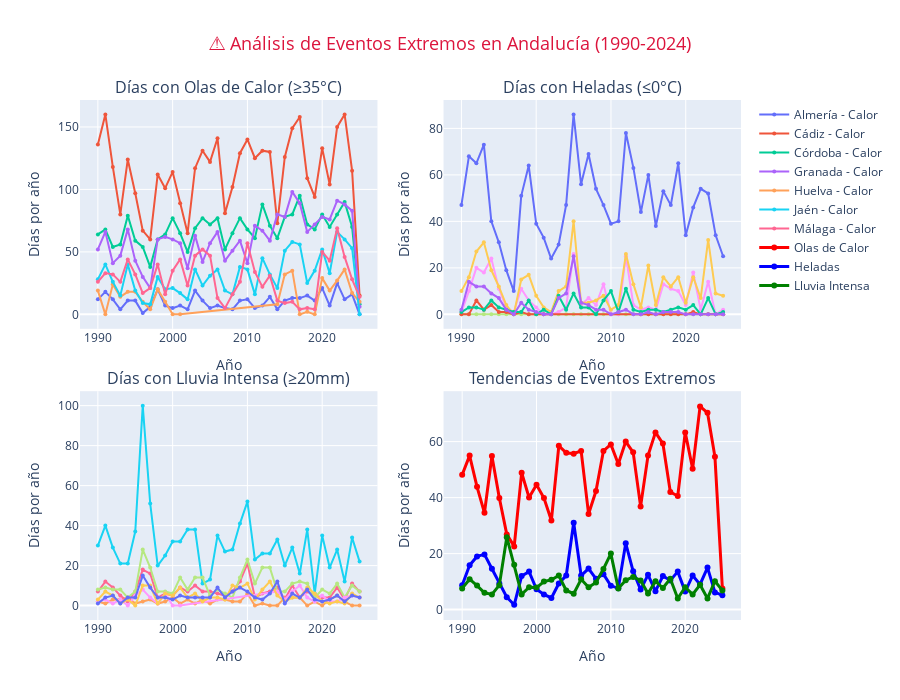

Here is the notebook cell this chart was saved with:
### Code cell
### 5.2 Análisis de Eventos Extremos y Riesgos Agrícolas

print("⚠️ Analizando eventos extremos y riesgos para la agricultura...")

# Definir umbrales de eventos extremos
umbrales_extremos = {
    'ola_calor': 35,        # Temperatura máxima ≥ 35°C
    'calor_extremo': 40,    # Temperatura máxima ≥ 40°C
    'helada': 0,            # Temperatura mínima ≤ 0°C
    'helada_severa': -5,    # Temperatura mínima ≤ -5°C
    'sequia_diaria': 1,     # Días sin precipitación significativa
    'lluvia_intensa': 20,   # Precipitación diaria ≥ 20mm
    'lluvia_extrema': 50    # Precipitación diaria ≥ 50mm
}

# Calcular eventos extremos
andalucia_df['EVENTO_OLA_CALOR'] = (andalucia_df['TMAX'] >= umbrales_extremos['ola_calor']).astype(int)
andalucia_df['EVENTO_CALOR_EXTREMO'] = (andalucia_df['TMAX'] >= umbrales_extremos['calor_extremo']).astype(int)
andalucia_df['EVENTO_HELADA'] = (andalucia_df['TMIN'] <= umbrales_extremos['helada']).astype(int)
andalucia_df['EVENTO_HELADA_SEVERA'] = (andalucia_df['TMIN'] <= umbrales_extremos['helada_severa']).astype(int)
andalucia_df['EVENTO_SEQUIA'] = (andalucia_df['PRCP'] <= umbrales_extremos['sequia_diaria']).astype(int)
andalucia_df['EVENTO_LLUVIA_INTENSA'] = (andalucia_df['PRCP'] >= umbrales_extremos['lluvia_intensa']).astype(int)
andalucia_df['EVENTO_LLUVIA_EXTREMA'] = (andalucia_df['PRCP'] >= umbrales_extremos['lluvia_extrema']).astype(int)

# Análisis anual de eventos extremos
eventos_anuales = andalucia_df.groupby(['AÑO', 'PROVINCIA']).agg({
    'EVENTO_OLA_CALOR': 'sum',
    'EVENTO_CALOR_EXTREMO': 'sum',
    'EVENTO_HELADA': 'sum',
    'EVENTO_HELADA_SEVERA': 'sum',
    'EVENTO_SEQUIA': 'sum',
    'EVENTO_LLUVIA_INTENSA': 'sum',
    'EVENTO_LLUVIA_EXTREMA': 'sum'
}).reset_index()

# Filtrar desde 1990 para análisis de tendencias
eventos_recientes = eventos_anuales[eventos_anuales['AÑO'] >= 1990]

# Crear visualización de eventos extremos
fig_eventos = make_subplots(
    rows=2, cols=2,
    subplot_titles=('Días con Olas de Calor (≥35°C)', 'Días con Heladas (≤0°C)',
                   'Días con Lluvia Intensa (≥20mm)', 'Tendencias de Eventos Extremos'),
    vertical_spacing=0.12,
    horizontal_spacing=0.1
)

# 1. Olas de calor por provincia
for provincia in eventos_recientes['PROVINCIA'].unique():
    data_prov = eventos_recientes[eventos_recientes['PROVINCIA'] == provincia]
    fig_eventos.add_trace(
        go.Scatter(x=data_prov['AÑO'], y=data_prov['EVENTO_OLA_CALOR'],
                  mode='lines+markers', name=f'{provincia} - Calor',
                  line=dict(width=2), marker=dict(size=4),
                  hovertemplate=f'{provincia}<br>%{{x}}<br>Días: %{{y}}<extra></extra>'),
        row=1, col=1
    )

# 2. Heladas por provincia
for provincia in eventos_recientes['PROVINCIA'].unique():
    data_prov = eventos_recientes[eventos_recientes['PROVINCIA'] == provincia]
    fig_eventos.add_trace(
        go.Scatter(x=data_prov['AÑO'], y=data_prov['EVENTO_HELADA'],
                  mode='lines+markers', name=f'{provincia} - Heladas',
                  line=dict(width=2), marker=dict(size=4),
                  hovertemplate=f'{provincia}<br>%{{x}}<br>Días: %{{y}}<extra></extra>',
                  showlegend=False),
        row=1, col=2
    )

# 3. Lluvia intensa
for provincia in eventos_recientes['PROVINCIA'].unique():
    data_prov = eventos_recientes[eventos_recientes['PROVINCIA'] == provincia]
    fig_eventos.add_trace(
        go.Scatter(x=data_prov['AÑO'], y=data_prov['EVENTO_LLUVIA_INTENSA'],
                  mode='lines+markers', name=f'{provincia} - Lluvia',
                  line=dict(width=2), marker=dict(size=4),
                  hovertemplate=f'{provincia}<br>%{{x}}<br>Días: %{{y}}<extra></extra>',
                  showlegend=False),
        row=2, col=1
    )

# 4. Tendencias agregadas de Andalucía
eventos_andalucia = eventos_recientes.groupby('AÑO').agg({
    'EVENTO_OLA_CALOR': 'mean',
    'EVENTO_HELADA': 'mean',
    'EVENTO_LLUVIA_INTENSA': 'mean',
    'EVENTO_CALOR_EXTREMO': 'mean'
}).reset_index()

fig_eventos.add_trace(
    go.Scatter(x=eventos_andalucia['AÑO'], y=eventos_andalucia['EVENTO_OLA_CALOR'],
              mode='lines+markers', name='Olas de Calor',
              line=dict(color='red', width=3), marker=dict(size=6)),
    row=2, col=2
)

fig_eventos.add_trace(
    go.Scatter(x=eventos_andalucia['AÑO'], y=eventos_andalucia['EVENTO_HELADA'],
              mode='lines+markers', name='Heladas',
              line=dict(color='blue', width=3), marker=dict(size=6)),
    row=2, col=2
)

fig_eventos.add_trace(
    go.Scatter(x=eventos_andalucia['AÑO'], y=eventos_andalucia['EVENTO_LLUVIA_INTENSA'],
              mode='lines+markers', name='Lluvia Intensa',
              line=dict(color='green', width=3), marker=dict(size=6)),
    row=2, col=2
)

fig_eventos.update_layout(
    title={
        'text': "⚠️ Análisis de Eventos Extremos en Andalucía (1990-2024)",
        'x': 0.5,
        'font': {'size': 18, 'color': COLORS_ANDALUCIA['warning']}
    },
    height=700,
    showlegend=True
)

# Actualizar ejes
fig_eventos.update_xaxes(title_text="Año")
fig_eventos.update_yaxes(title_text="Días por año")

fig_eventos.show()

# Estadísticas de riesgo por provincia
print("\n📊 Estadísticas de Riesgo por Provincia (1990-2024):")
riesgo_provincia = eventos_recientes.groupby('PROVINCIA').agg({
    'EVENTO_OLA_CALOR': ['mean', 'max', 'std'],
    'EVENTO_HELADA': ['mean', 'max', 'std'],
    'EVENTO_LLUVIA_INTENSA': ['mean', 'max', 'std'],
    'EVENTO_CALOR_EXTREMO': ['mean', 'max', 'std']
}).round(1)

riesgo_provincia.columns = ['_'.join(col).strip() for col in riesgo_provincia.columns.values]
display(riesgo_provincia)

### Figure 1 — Plotly figure (JSON) as saved in the notebook; plotly's stock layout.template omitted (floating-point values rounded to 4 significant figures)
{"data": [{"hovertemplate": "Almería<br>%{x}<br>Días: %{y}<extra></extra>", "line": {"width": 2}, "marker": {"size": 4}, "mode": "lines+markers", "name": "Almería - Calor", "type": "scatter", "x": [1990, 1991, 1992, 1993, 1994, 1995, 1996, 1997, 1998, 1999, 2000, 2001, 2002, 2003, 2004, 2005, 2006, 2007, 2008, 2009, 2010, 2011, 2012, 2013, 2014, 2015, 2016, 2017, 2018, 2019, 2020, 2021, 2022, 2023, 2024, 2025], "xaxis": "x", "y": [12, 18, 12, 4, 11, 11, 1, 6, 20, 7, 5, 7, 4, 19, 11, 5, 7, 5, 4, 11, 12, 5, 7, 14, 4, 11, 13, 13, 15, 11, 21, 7, 25, 12, 16, 0], "yaxis": "y"}, {"hovertemplate": "Cádiz<br>%{x}<br>Días: %{y}<extra></extra>", "line": {"width": 2}, "marker": {"size": 4}, "mode": "lines+markers", "name": "Cádiz - Calor", "type": "scatter", "x": [1990, 1991, 1992, 1993, 1994, 1995, 1996, 1997, 1998, 1999, 2000, 2001, 2002, 2003, 2004, 2005, 2006, 2007, 2008, 2009, 2010, 2011, 2012, 2013, 2014, 2015, 2016, 2017, 2018, 2019, 2020, 2021, 2022, 2023, 2024, 2025], "xaxis": "x", "y": [136, 160, 118, 80, 124, 97, 67, 60, 112, 101, 114, 89, 65, 117, 131, 122, 141, 81, 102, 129, 140, 125, 131, 130, 73, 126, 149, 158, 109, 94, 133, 104, 150, 160, 115, 15], "yaxis": "y"}, {"hovertemplate": "Córdoba<br>%{x}<br>Días: %{y}<extra></extra>", "line": {"width": 2}, "marker": {"size": 4}, "mode": "lines+markers", "name": "Córdoba - Calor", "type": "scatter", "x": [1990, 1991, 1992, 1993, 1994, 1995, 1996, 1997, 1998, 1999, 2000, 2001, 2002, 2003, 2004, 2005, 2006, 2007, 2008, 2009, 2010, 2011, 2012, 2013, 2014, 2015, 2016, 2017, 2018, 2019, 2020, 2021, 2022, 2023, 2024, 2025], "xaxis": "x", "y": [64, 68, 54, 56, 79, 59, 54, 38, 60, 64, 77, 65, 50, 69, 77, 72, 77, 52, 65, 77, 68, 61, 88, 71, 61, 78, 80, 95, 72, 68, 80, 70, 80, 90, 70, 8], "yaxis": "y"}, {"hovertemplate": "Granada<br>%{x}<br>Días: %{y}<extra></extra>", "line": {"width": 2}, "marker": {"size": 4}, "mode": "lines+markers", "name": "Granada - Calor", "type": "scatter", "x": [1990, 1991, 1992, 1993, 1994, 1995, 1996, 1997, 1998, 1999, 2000, 2001, 2002, 2003, 2004, 2005, 2006, 2007, 2008, 2009, 2010, 2011, 2012, 2013, 2014, 2015, 2016, 2017, 2018, 2019, 2020, 2021, 2022, 2023, 2024, 2025], "xaxis": "x", "y": [52, 66, 41, 47, 68, 43, 30, 21, 60, 62, 60, 57, 37, 63, 42, 57, 66, 43, 51, 59, 41, 71, 67, 59, 80, 78, 98, 89, 66, 72, 78, 76, 91, 88, 83, 6], "yaxis": "y"}, {"hovertemplate": "Huelva<br>%{x}<br>Días: %{y}<extra></extra>", "line": {"width": 2}, "marker": {"size": 4}, "mode": "lines+markers", "name": "Huelva - Calor", "type": "scatter", "x": [1990, 1991, 1992, 1993, 1994, 1995, 1996, 1997, 1998, 1999, 2000, 2001, 2014, 2015, 2016, 2017, 2018, 2019, 2020, 2021, 2022, 2023, 2024, 2025], "xaxis": "x", "y": [19, 0, 24, 14, 18, 18, 10, 4, 20, 10, 0, 0, 8, 32, 35, 0, 2, 0, 29, 19, 27, 36, 17, 10], "yaxis": "y"}, {"hovertemplate": "Jaén<br>%{x}<br>Días: %{y}<extra></extra>", "line": {"width": 2}, "marker": {"size": 4}, "mode": "lines+markers", "name": "Jaén - Calor", "type": "scatter", "x": [1990, 1991, 1992, 1993, 1994, 1995, 1996, 1997, 1998, 1999, 2000, 2001, 2002, 2003, 2004, 2005, 2006, 2007, 2008, 2009, 2010, 2011, 2012, 2013, 2014, 2015, 2016, 2017, 2018, 2019, 2020, 2021, 2022, 2023, 2024, 2025], "xaxis": "x", "y": [28, 40, 26, 15, 40, 19, 9, 8, 30, 20, 21, 17, 12, 36, 23, 31, 36, 19, 16, 38, 36, 16, 45, 32, 21, 51, 58, 56, 25, 35, 52, 33, 66, 60, 53, 0], "yaxis": "y"}, {"hovertemplate": "Málaga<br>%{x}<br>Días: %{y}<extra></extra>", "line": {"width": 2}, "marker": {"size": 4}, "mode": "lines+markers", "name": "Málaga - Calor", "type": "scatter", "x": [1990, 1991, 1992, 1993, 1994, 1995, 1996, 1997, 1998, 1999, 2000, 2001, 2002, 2003, 2004, 2005, 2006, 2007, 2008, 2009, 2010, 2011, 2012, 2013, 2014, 2015, 2016, 2017, 2018, 2019, 2020, 2021, 2022, 2023, 2024, 2025], "xaxis": "x", "y": [26, 33, 32, 26, 44, 32, 17, 21, 40, 16, 35, 44, 23, 47, 52, 47, 13, 5, 16, 26, 57, 34, 22, 31, 11, 9, 10, 4, 5, 4, 50, 43, 69, 46, 28, 14], "yaxis": "y"}, {"hovertemplate": "Almería<br>%{x}<br>Días: %{y}<extra></extra>", "line": {"width": 2}, "marker": {"size": 4}, "mode": "lines+markers", "name": "Almería - Heladas", "showlegend": false, "type": "scatter", "x": [1990, 1991, 1992, 1993, 1994, 1995, 1996, 1997, 1998, 1999, 2000, 2001, 2002, 2003, 2004, 2005, 2006, 2007, 2008, 2009, 2010, 2011, 2012, 2013, 2014, 2015, 2016, 2017, 2018, 2019, 2020, 2021, 2022, 2023, 2024, 2025], "xaxis": "x2", "y": [0, 0, 0, 0, 0, 0, 0, 0, 0, 0, 0, 0, 0, 0, 0, 0, 0, 0, 0, 0, 0, 0, 0, 0, 0, 0, 0, 0, 0, 0, 0, 0, 0, 0, 0, 0], "yaxis": "y2"}, {"hovertemplate": "Cádiz<br>%{x}<br>Días: %{y}<extra></extra>", "line": {"width": 2}, "marker": {"size": 4}, "mode": "lines+markers", "name": "Cádiz - Heladas", "showlegend": false, "type": "scatter", "x": [1990, 1991, 1992, 1993, 1994, 1995, 1996, 1997, 1998, 1999, 2000, 2001, 2002, 2003, 2004, 2005, 2006, 2007, 2008, 2009, 2010, 2011, 2012, 2013, 2014, 2015, 2016, 2017, 2018, 2019, 2020, 2021, 2022, 2023, 2024, 2025], "xaxis": "x2", "y": [1, 10, 20, 18, 24, 11, 3, 1, 11, 6, 3, 0, 0, 1, 3, 26, 4, 7, 4, 13, 0, 0, 25, 4, 2, 3, 2, 13, 11, 10, 4, 18, 2, 14, 0, 2], "yaxis": "y2"}, {"hovertemplate": "Córdoba<br>%{x}<br>Días: %{y}<extra></extra>", "line": {"width": 2}, "marker": {"size": 4}, "mode": "lines+markers", "name": "Córdoba - Heladas", "showlegend": false, "type": "scatter", "x": [1990, 1991, 1992, 1993, 1994, 1995, 1996, 1997, 1998, 1999, 2000, 2001, 2002, 2003, 2004, 2005, 2006, 2007, 2008, 2009, 2010, 2011, 2012, 2013, 2014, 2015, 2016, 2017, 2018, 2019, 2020, 2021, 2022, 2023, 2024, 2025], "xaxis": "x2", "y": [10, 16, 27, 31, 19, 12, 4, 0, 15, 17, 8, 3, 1, 10, 12, 40, 5, 5, 6, 8, 2, 4, 26, 13, 3, 21, 4, 16, 12, 16, 5, 16, 7, 32, 9, 8], "yaxis": "y2"}, {"hovertemplate": "Granada<br>%{x}<br>Días: %{y}<extra></extra>", "line": {"width": 2}, "marker": {"size": 4}, "mode": "lines+markers", "name": "Granada - Heladas", "showlegend": false, "type": "scatter", "x": [1990, 1991, 1992, 1993, 1994, 1995, 1996, 1997, 1998, 1999, 2000, 2001, 2002, 2003, 2004, 2005, 2006, 2007, 2008, 2009, 2010, 2011, 2012, 2013, 2014, 2015, 2016, 2017, 2018, 2019, 2020, 2021, 2022, 2023, 2024, 2025], "xaxis": "x2", "y": [47, 68, 65, 73, 40, 31, 19, 10, 51, 64, 39, 33, 24, 30, 47, 86, 56, 69, 54, 47, 39, 40, 78, 63, 44, 60, 38, 53, 47, 65, 34, 46, 54, 52, 34, 25], "yaxis": "y2"}, {"hovertemplate": "Huelva<br>%{x}<br>Días: %{y}<extra></extra>", "line": {"width": 2}, "marker": {"size": 4}, "mode": "lines+markers", "name": "Huelva - Heladas", "showlegend": false, "type": "scatter", "x": [1990, 1991, 1992, 1993, 1994, 1995, 1996, 1997, 1998, 1999, 2000, 2001, 2014, 2015, 2016, 2017, 2018, 2019, 2020, 2021, 2022, 2023, 2024, 2025], "xaxis": "x2", "y": [0, 0, 6, 2, 4, 1, 1, 0, 1, 0, 0, 0, 0, 0, 0, 0, 0, 0, 0, 1, 0, 0, 0, 0], "yaxis": "y2"}, {"hovertemplate": "Jaén<br>%{x}<br>Días: %{y}<extra></extra>", "line": {"width": 2}, "marker": {"size": 4}, "mode": "lines+markers", "name": "Jaén - Heladas", "showlegend": false, "type": "scatter", "x": [1990, 1991, 1992, 1993, 1994, 1995, 1996, 1997, 1998, 1999, 2000, 2001, 2002, 2003, 2004, 2005, 2006, 2007, 2008, 2009, 2010, 2011, 2012, 2013, 2014, 2015, 2016, 2017, 2018, 2019, 2020, 2021, 2022, 2023, 2024, 2025], "xaxis": "x2", "y": [1, 3, 3, 2, 6, 3, 2, 1, 1, 6, 0, 2, 0, 8, 2, 9, 3, 3, 0, 6, 10, 1, 11, 2, 1, 2, 2, 1, 2, 3, 2, 4, 0, 7, 0, 1], "yaxis": "y2"}, {"hovertemplate": "Málaga<br>%{x}<br>Días: %{y}<extra></extra>", "line": {"width": 2}, "marker": {"size": 4}, "mode": "lines+markers", "name": "Málaga - Heladas", "showlegend": false, "type": "scatter", "x": [1990, 1991, 1992, 1993, 1994, 1995, 1996, 1997, 1998, 1999, 2000, 2001, 2002, 2003, 2004, 2005, 2006, 2007, 2008, 2009, 2010, 2011, 2012, 2013, 2014, 2015, 2016, 2017, 2018, 2019, 2020, 2021, 2022, 2023, 2024, 2025], "xaxis": "x2", "y": [2, 14, 12, 12, 9, 7, 2, 0, 5, 2, 1, 0, 0, 7, 9, 25, 5, 4, 2, 2, 0, 1, 2, 0, 0, 1, 0, 1, 1, 1, 0, 0, 0, 0, 0, 0], "yaxis": "y2"}, {"hovertemplate": "Almería<br>%{x}<br>Días: %{y}<extra></extra>", "line": {"width": 2}, "marker": {"size": 4}, "mode": "lines+markers", "name": "Almería - Lluvia", "showlegend": false, "type": "scatter", "x": [1990, 1991, 1992, 1993, 1994, 1995, 1996, 1997, 1998, 1999, 2000, 2001, 2002, 2003, 2004, 2005, 2006, 2007, 2008, 2009, 2010, 2011, 2012, 2013, 2014, 2015, 2016, 2017, 2018, 2019, 2020, 2021, 2022, 2023, 2024, 2025], "xaxis": "x3", "y": [2, 1, 3, 3, 4, 1, 2, 3, 1, 2, 4, 1, 3, 1, 3, 1, 3, 3, 2, 2, 6, 0, 1, 0, 0, 4, 4, 4, 0, 2, 0, 3, 5, 2, 0, 0], "yaxis": "y3"}, {"hovertemplate": "Cádiz<br>%{x}<br>Días: %{y}<extra></extra>", "line": {"width": 2}, "marker": {"size": 4}, "mode": "lines+markers", "name": "Cádiz - Lluvia", "showlegend": false, "type": "scatter", "x": [1990, 1991, 1992, 1993, 1994, 1995, 1996, 1997, 1998, 1999, 2000, 2001, 2002, 2003, 2004, 2005, 2006, 2007, 2008, 2009, 2010, 2011, 2012, 2013, 2014, 2015, 2016, 2017, 2018, 2019, 2020, 2021, 2022, 2023, 2024, 2025], "xaxis": "x3", "y": [30, 40, 29, 21, 21, 37, 100, 51, 20, 25, 32, 32, 38, 38, 11, 13, 35, 27, 28, 41, 52, 23, 26, 26, 33, 20, 29, 16, 38, 6, 35, 19, 28, 12, 34, 22], "yaxis": "y3"}, {"hovertemplate": "Córdoba<br>%{x}<br>Días: %{y}<extra></extra>", "line": {"width": 2}, "marker": {"size": 4}, "mode": "lines+markers", "name": "Córdoba - Lluvia", "showlegend": false, "type": "scatter", "x": [1990, 1991, 1992, 1993, 1994, 1995, 1996, 1997, 1998, 1999, 2000, 2001, 2002, 2003, 2004, 2005, 2006, 2007, 2008, 2009, 2010, 2011, 2012, 2013, 2014, 2015, 2016, 2017, 2018, 2019, 2020, 2021, 2022, 2023, 2024, 2025], "xaxis": "x3", "y": [7, 12, 9, 5, 2, 7, 18, 16, 4, 6, 5, 9, 7, 10, 7, 7, 6, 5, 7, 12, 21, 4, 6, 7, 9, 3, 10, 4, 7, 5, 4, 4, 9, 3, 11, 7], "yaxis": "y3"}, {"hovertemplate": "Granada<br>%{x}<br>Días: %{y}<extra></extra>", "line": {"width": 2}, "marker": {"size": 4}, "mode": "lines+markers", "name": "Granada - Lluvia", "showlegend": false, "type": "scatter", "x": [1990, 1991, 1992, 1993, 1994, 1995, 1996, 1997, 1998, 1999, 2000, 2001, 2002, 2003, 2004, 2005, 2006, 2007, 2008, 2009, 2010, 2011, 2012, 2013, 2014, 2015, 2016, 2017, 2018, 2019, 2020, 2021, 2022, 2023, 2024, 2025], "xaxis": "x3", "y": [8, 9, 8, 8, 4, 7, 28, 19, 7, 7, 6, 14, 8, 14, 14, 5, 8, 6, 4, 14, 23, 11, 19, 19, 7, 7, 11, 12, 11, 4, 8, 6, 11, 4, 10, 7], "yaxis": "y3"}, {"hovertemplate": "Huelva<br>%{x}<br>Días: %{y}<extra></extra>", "line": {"width": 2}, "marker": {"size": 4}, "mode": "lines+markers", "name": "Huelva - Lluvia", "showlegend": false, "type": "scatter", "x": [1990, 1991, 1992, 1993, 1994, 1995, 1996, 1997, 1998, 1999, 2000, 2001, 2014, 2015, 2016, 2017, 2018, 2019, 2020, 2021, 2022, 2023, 2024, 2025], "xaxis": "x3", "y": [2, 3, 1, 3, 0, 5, 8, 4, 1, 6, 0, 0, 7, 3, 7, 10, 4, 2, 5, 2, 2, 4, 5, 4], "yaxis": "y3"}, {"hovertemplate": "Jaén<br>%{x}<br>Días: %{y}<extra></extra>", "line": {"width": 2}, "marker": {"size": 4}, "mode": "lines+markers", "name": "Jaén - Lluvia", "showlegend": false, "type": "scatter", "x": [1990, 1991, 1992, 1993, 1994, 1995, 1996, 1997, 1998, 1999, 2000, 2001, 2002, 2003, 2004, 2005, 2006, 2007, 2008, 2009, 2010, 2011, 2012, 2013, 2014, 2015, 2016, 2017, 2018, 2019, 2020, 2021, 2022, 2023, 2024, 2025], "xaxis": "x3", "y": [3, 7, 5, 1, 3, 0, 10, 10, 1, 6, 5, 9, 4, 6, 2, 4, 4, 3, 10, 9, 11, 3, 8, 12, 5, 2, 4, 4, 9, 6, 2, 1, 2, 1, 6, 4], "yaxis": "y3"}, {"hovertemplate": "Málaga<br>%{x}<br>Días: %{y}<extra></extra>", "line": {"width": 2}, "marker": {"size": 4}, "mode": "lines+markers", "name": "Málaga - Lluvia", "showlegend": false, "type": "scatter", "x": [1990, 1991, 1992, 1993, 1994, 1995, 1996, 1997, 1998, 1999, 2000, 2001, 2002, 2003, 2004, 2005, 2006, 2007, 2008, 2009, 2010, 2011, 2012, 2013, 2014, 2015, 2016, 2017, 2018, 2019, 2020, 2021, 2022, 2023, 2024, 2025], "xaxis": "x3", "y": [1, 4, 5, 1, 4, 4, 15, 9, 4, 4, 3, 5, 4, 4, 4, 4, 9, 4, 7, 9, 7, 4, 3, 6, 12, 1, 6, 4, 8, 3, 2, 3, 5, 2, 5, 4], "yaxis": "y3"}, {"line": {"color": "red", "width": 3}, "marker": {"size": 6}, "mode": "lines+markers", "name": "Olas de Calor", "type": "scatter", "x": [1990, 1991, 1992, 1993, 1994, 1995, 1996, 1997, 1998, 1999, 2000, 2001, 2002, 2003, 2004, 2005, 2006, 2007, 2008, 2009, 2010, 2011, 2012, 2013, 2014, 2015, 2016, 2017, 2018, 2019, 2020, 2021, 2022, 2023, 2024, 2025], "xaxis": "x4", "y": [48.14, 55.0, 43.86, 34.57, 54.86, 39.86, 26.86, 22.57, 48.86, 40.0, 44.57, 39.86, 31.83, 58.5, 56.0, 55.67, 56.67, 34.17, 42.33, 56.67, 59.0, 52.0, 60.0, 56.17, 36.86, 55.0, 63.29, 59.29, 42.0, 40.57, 63.29, 50.29, 72.57, 70.29, 54.57, 7.571], "yaxis": "y4"}, {"line": {"color": "blue", "width": 3}, "marker": {"size": 6}, "mode": "lines+markers", "name": "Heladas", "type": "scatter", "x": [1990, 1991, 1992, 1993, 1994, 1995, 1996, 1997, 1998, 1999, 2000, 2001, 2002, 2003, 2004, 2005, 2006, 2007, 2008, 2009, 2010, 2011, 2012, 2013, 2014, 2015, 2016, 2017, 2018, 2019, 2020, 2021, 2022, 2023, 2024, 2025], "xaxis": "x4", "y": [8.714, 15.86, 19.0, 19.71, 14.57, 9.286, 4.429, 1.714, 12.0, 13.57, 7.286, 5.429, 4.167, 9.333, 12.17, 31.0, 12.17, 14.67, 11.0, 12.67, 8.5, 7.667, 23.67, 13.67, 7.143, 12.43, 6.571, 12.0, 10.43, 13.57, 6.429, 12.14, 9.0, 15.0, 6.143, 5.143], "yaxis": "y4"}, {"line": {"color": "green", "width": 3}, "marker": {"size": 6}, "mode": "lines+markers", "name": "Lluvia Intensa", "type": "scatter", "x": [1990, 1991, 1992, 1993, 1994, 1995, 1996, 1997, 1998, 1999, 2000, 2001, 2002, 2003, 2004, 2005, 2006, 2007, 2008, 2009, 2010, 2011, 2012, 2013, 2014, 2015, 2016, 2017, 2018, 2019, 2020, 2021, 2022, 2023, 2024, 2025], "xaxis": "x4", "y": [7.571, 10.86, 8.571, 6.0, 5.429, 8.714, 25.86, 16.0, 5.429, 8.0, 7.857, 10.0, 10.67, 12.17, 6.833, 5.667, 10.83, 8.0, 9.667, 14.5, 20.0, 7.5, 10.5, 11.67, 10.43, 5.714, 10.14, 7.714, 11.0, 4.0, 8.0, 5.429, 8.857, 4.0, 10.14, 6.857], "yaxis": "y4"}], "layout": {"annotations": [{"font": {"size": 16}, "showarrow": false, "text": "Días con Olas de Calor (≥35°C)", "x": 0.225, "xanchor": "center", "xref": "paper", "y": 1, "yanchor": "bottom", "yref": "paper"}, {"font": {"size": 16}, "showarrow": false, "text": "Días con Heladas (≤0°C)", "x": 0.775, "xanchor": "center", "xref": "paper", "y": 1, "yanchor": "bottom", "yref": "paper"}, {"font": {"size": 16}, "showarrow": false, "text": "Días con Lluvia Intensa (≥20mm)", "x": 0.225, "xanchor": "center", "xref": "paper", "y": 0.44, "yanchor": "bottom", "yref": "paper"}, {"font": {"size": 16}, "showarrow": false, "text": "Tendencias de Eventos Extremos", "x": 0.775, "xanchor": "center", "xref": "paper", "y": 0.44, "yanchor": "bottom", "yref": "paper"}], "height": 700, "showlegend": true, "title": {"font": {"color": "#DC143C", "size": 18}, "text": "⚠️ Análisis de Eventos Extremos en Andalucía (1990-2024)", "x": 0.5}, "xaxis": {"anchor": "y", "domain": [0, 0.45], "title": {"text": "Año"}}, "xaxis2": {"anchor": "y2", "domain": [0.55, 1], "title": {"text": "Año"}}, "xaxis3": {"anchor": "y3", "domain": [0, 0.45], "title": {"text": "Año"}}, "xaxis4": {"anchor": "y4", "domain": [0.55, 1], "title": {"text": "Año"}}, "yaxis": {"anchor": "x", "domain": [0.56, 1], "title": {"text": "Días por año"}}, "yaxis2": {"anchor": "x2", "domain": [0.56, 1], "title": {"text": "Días por año"}}, "yaxis3": {"anchor": "x3", "domain": [0, 0.44], "title": {"text": "Días por año"}}, "yaxis4": {"anchor": "x4", "domain": [0, 0.44], "title": {"text": "Días por año"}}}}
